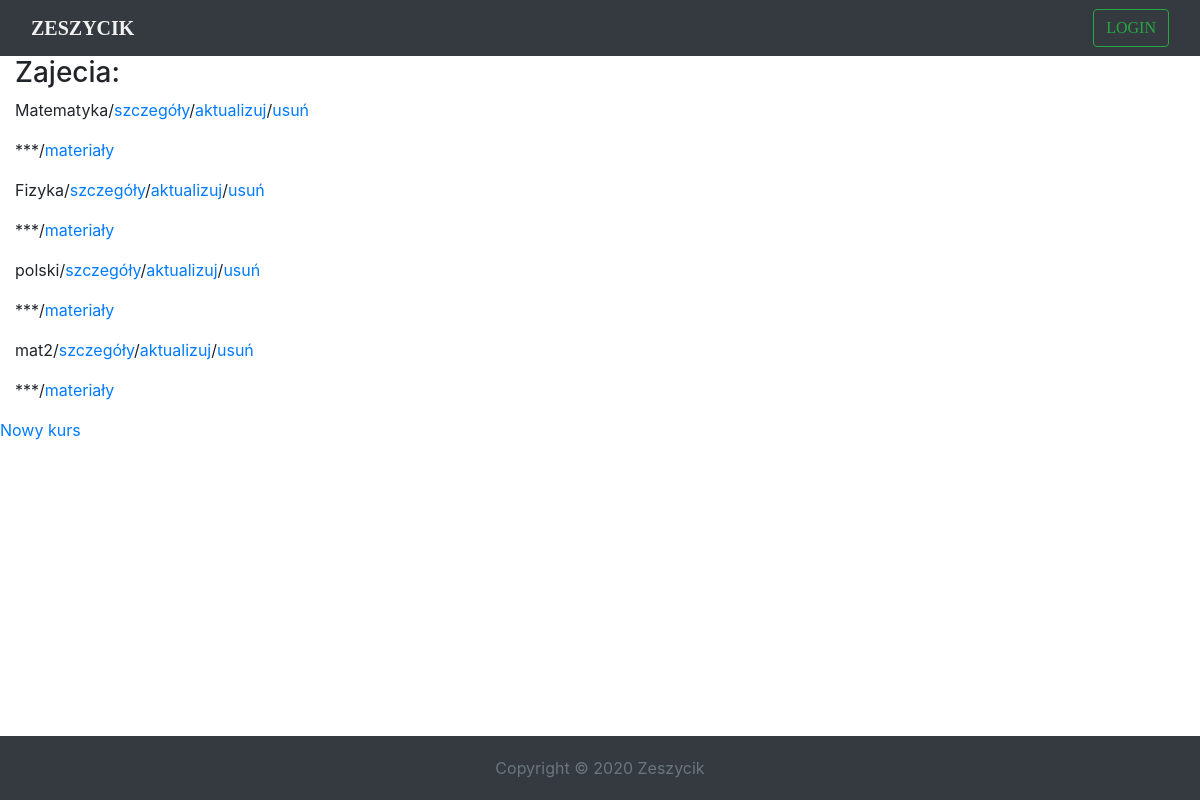
The app's page /lessons, older data.
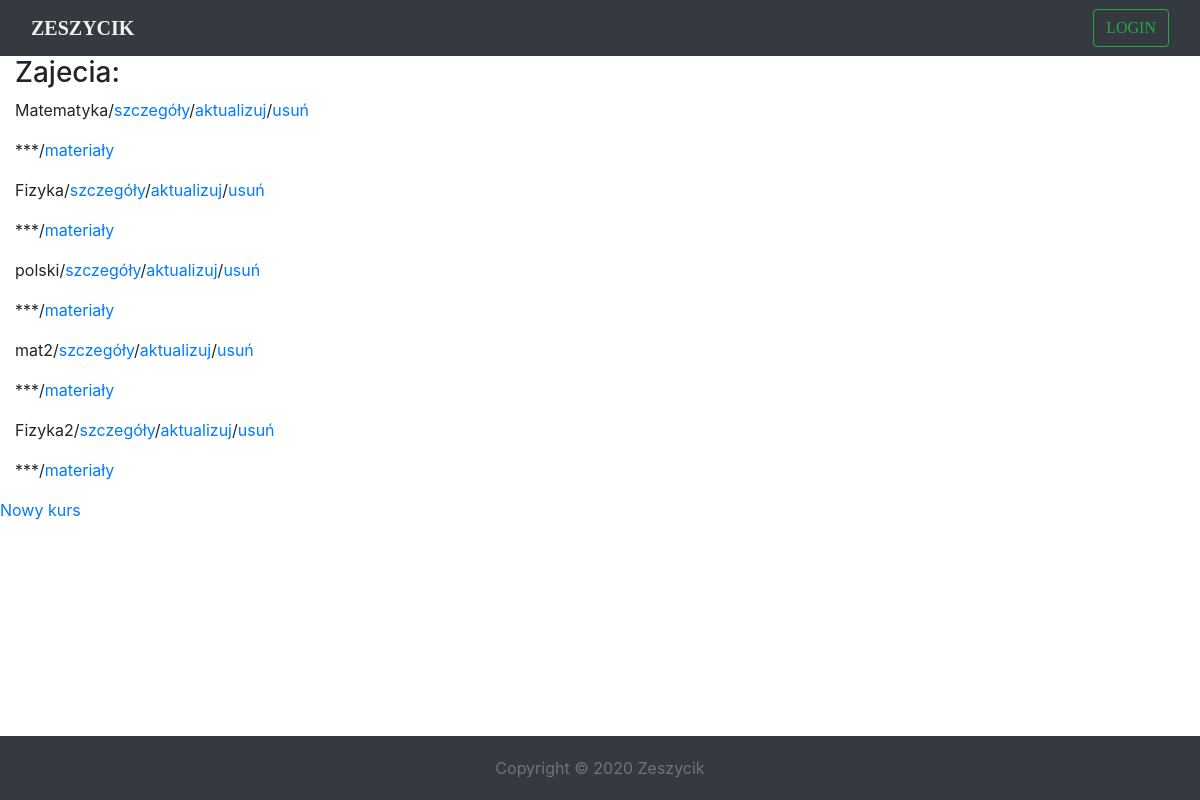
The same page, newer data.
### school/models.py (models this page shows)
class Lesson(models.Model):
    name = models.CharField(max_length=150, unique=True, blank=False)
    description = models.TextField()
    teacher = models.ForeignKey(SchoolUser, on_delete=models.SET_NULL, null=True, blank=True, related_name='teacher')
    date = models.DateTimeField(default=timezone.now)
    data = models.FileField(blank=True, null=True)
    students = models.ManyToManyField(SchoolUser, null=True, blank=True, related_name='students')
    def __str__(self):
        return self.name

### school/views.py (the view)
# urls.py: path('lessons', LessonsListView.as_view(), name='lessons_list'),
class LessonsListView(ListView):
    template_name = 'lessons_list.html'
    model = Lesson
    context_object_name = 'lessons'

### school/templates/lessons_list.html (shortened to what this page needs)
{% extends 'base.html' %}
{% load static %}
{% block content %}
    <div class="container-fluid" id="list">
        <h3>Zajecia:</h3>
        {% for lesson in lessons %}
            <p>{{ lesson }}/<a href="{% url 'lesson_detail' lesson.pk %}">szczegóły</a>/<a href="{% url 'lesson_update' lesson.pk %}">aktualizuj</a>/<a href="{% url 'lesson_delete' lesson.pk %}">usuń</a></p>
            <p>***/<a href="{% url 'lesson_data' lesson.pk %}">materiały</a>
        {% endfor %}
    </div>
    <a href="{% url 'lesson_create' %}">Nowy kurs</a>
{% endblock content %}

Row changes from the older to the newer data that the page shows:
added Lesson: name "Fizyka2"
